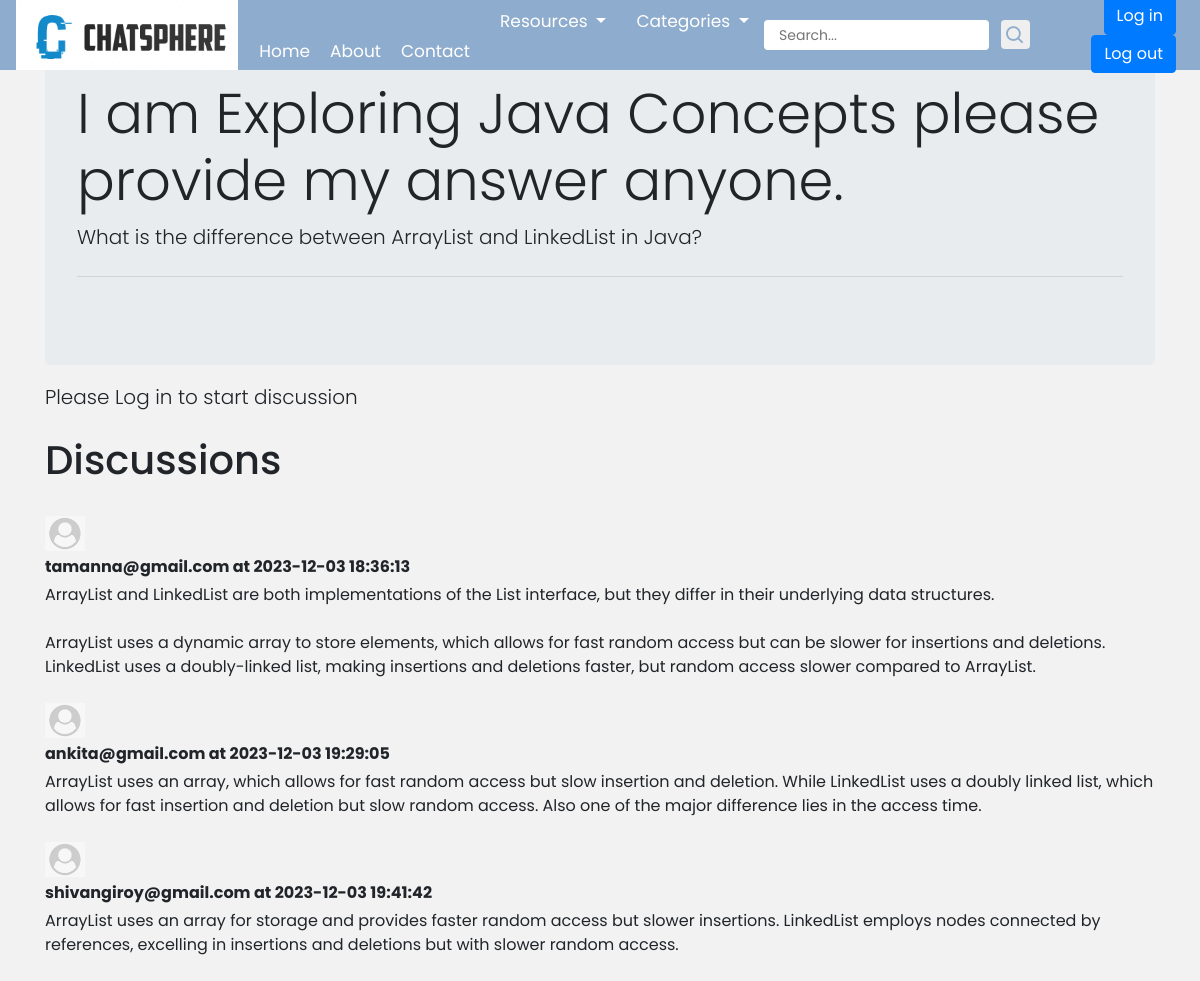
Page /minorProj/comments.php?threadid=26 on the committed database.
### tables this page shows
CREATE TABLE `threadlist` (
  `thread_id` int(10) NOT NULL,
  `thread_title` text NOT NULL,
  `thread_desc` text NOT NULL,
  `thread_user_id` int(8) NOT NULL,
  `thread_cat_id` int(8) NOT NULL,
  `created` datetime NOT NULL DEFAULT current_timestamp()
);

CREATE TABLE `comments` (
  `comment_id` int(10) NOT NULL,
  `comment_content` text NOT NULL,
  `thread_id` int(10) NOT NULL,
  `comment_by` int(8) NOT NULL,
  `comment_time` datetime NOT NULL DEFAULT current_timestamp()
);

CREATE TABLE `users` (
  `sno` int(8) NOT NULL,
  `user_email` varchar(255) NOT NULL,
  `user_pass` varchar(255) NOT NULL,
  `timestamp` datetime NOT NULL DEFAULT current_timestamp()
);

### minorProj/comments.php (the view, shortened to what this page needs)
<!doctype html>
<html lang="en">
  <head>
    <link rel="stylesheet" href="https://cdn.jsdelivr.net/npm/bootstrap@4.5.3/dist/css/bootstrap.min.css">
    <link rel="stylesheet" href="assests/style.css">
    <link href='https://unpkg.com/boxicons@2.1.1/css/boxicons.min.css' rel='stylesheet'>
    <link rel="stylesheet" href="https://cdnjs.cloudflare.com/ajax/libs/font-awesome/6.4.2/css/all.min.css" />
    <link rel="stylesheet" href="https://cdn.jsdelivr.net/npm/bootstrap@4.3.1/dist/css/bootstrap.min.css">
  </head>
  <body>
    <?php include "partials/_header.php"; ?>
    <?php
        $id1=$_GET['threadid'];
        $sql3="select * from threadlist where thread_id=$id1";
        $result3=mysqli_query($conn,$sql3);
        while($row3=mysqli_fetch_assoc($result3)){
            $title=$row3['thread_title'];
            $desc=$row3['thread_desc'];
        }
    ?>
        <div class="container">
            <div class="jumbotron my-3">
                <h1 class="display-4"> <?php echo $title ?></h1>
                <p class="lead"><?php echo nl2br($desc); ?></p>
                <hr class="my-4">
            </div>
        </div>
 <?php
        if(isset($_SESSION['loggedin']) && $_SESSION['loggedin']==true){
        echo  '<div class="container my-4">
            <h2>Post a comment </h2>
            <form action="'. $_SERVER["REQUEST_URI"].'" method="post">
                <div class="mb-3">
                <div class="form-floating">
                <textarea class="form-control"  id="comment" name="comment" style="height: 100px" required ></textarea>
                <input type="hidden" name="sno" value="'.$_SESSION["sno"].'">
                <label for="desc">Type your Comment</label>
                </div>
                </div>
                <button type="submit" class="btn btn-primary">Post Comment</button>
            </form>
        </div>';
        }
        else{
        echo '<div class="container">
        <p class="lead">Please Log in to start discussion</p>
        </div>';
    }
  ?>
  <div class="container" >
    <h1 class="py-2">Discussions </h1>
    <?php
    $id1=$_GET['threadid'];
    $sql="select * from comments where thread_id=$id1";
    $result=mysqli_query($conn,$sql);
    while($row=mysqli_fetch_assoc($result)){
        $content=$row['comment_content'];
        $comment_time=$row['comment_time'];
        $thread_user_id=$row['comment_by'];
        $sql2="select user_email from users where sno='$thread_user_id'";
        $result2=mysqli_query($conn,$sql2);
       $row2= mysqli_fetch_assoc($result2);
       echo ' <div class=" my-4">
                    <img src="assests/images/user.png" width="40px" class="mr-3" alt="...">
                    <div class="media-body"><p class="font-weight-bold my-1">'.$row2['user_email']. ' at '.$comment_time.'</p>'.nl2br($content);'
                    </div>
                </div>';
        }
    ?>
  </div>
  </body>
</html>

### minorProj/assests/style.css (style rules this page uses)
:root { --body-color: #E4E9F7; --nav-color: #8EACCD; --side-nav: #010718; --text-color: #FFF; --search-bar: #F2F2F2; --search-text: #010718; }
body { min-height: 100vh; margin-bottom: 100px; clear: both; background-color: var(--body-color); }
h1 { font-size: 2rem; }

### minorProj/partials/_loginmodal.php (style rules this page uses)
* { margin: 0; padding: 0; box-sizing: border-box; font-family: 'Poppins', sans-serif; }
html,body { display: grid; height: 100%; width: 100%; place-items: center; background: #f2f2f2; }

### minorProj/partials/_signupmodal.php (style rules this page uses)
* { margin: 0; padding: 0; box-sizing: border-box; font-family: 'Poppins', sans-serif; }
html,body { display: grid; height: 100%; width: 100%; place-items: center; background: #f2f2f2; }

### rows in the picture
threadlist: thread_title "I am Exploring Java Concepts please provide my answer anyone.", thread_desc "What is the difference between ArrayList and LinkedList in Java?"
comments: users.user_email "tamanna@gmail.com", comment_time "2023-12-03 18:36:13", comment_content "ArrayList and LinkedList are both implementations of the List interface, but they differ in their underlying data structures. ArrayList uses a dynamic array to store elements, which allows for fast random access but can be slower for insertions and deletions. LinkedList uses a doubly-linked list, making insertions and deletions faster, but random access slower compared to ArrayList."
comments: users.user_email "ankita@gmail.com", comment_time "2023-12-03 19:29:05", comment_content "ArrayList uses an array, which allows for fast random access but slow insertion and deletion. While LinkedList uses a doubly linked list, which allows for fast insertion and deletion but slow random access. Also one of the major difference lies in the access time."
comments: users.user_email "shivangiroy@gmail.com", comment_time "2023-12-03 19:41:42", comment_content "ArrayList uses an array for storage and provides faster random access but slower insertions. LinkedList employs nodes connected by references, excelling in insertions and deletions but with slower random access."
